Frame 1 (no input): blank canvas, image omitted
Frame 60 (the mouse pressed at the canvas centre just before this capture): blank canvas, image omitted
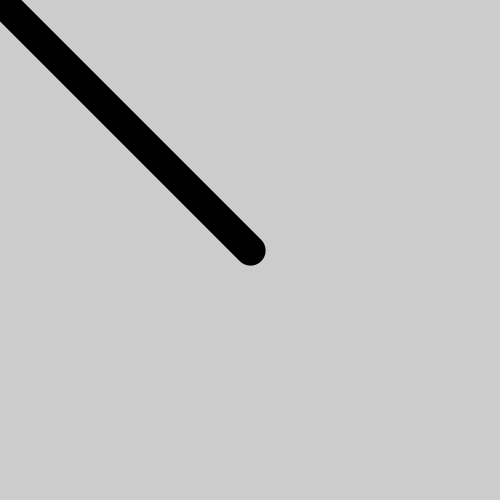
Frame 120 (the mouse held since frame 60 and released just before this capture)

The Processing sketch whose frames 1 and 60 were blank and that drew this single picture after the mouse press (run headless with seeded random() and noise(); from frame 60 on, the mouse is pressed at the canvas centre):

// Processing sketch: drawing
// ── drawing.pde

float speed;

void setup(){
  size(500,500);
  
}

void draw(){
  
  speed = dist(pmouseX,pmouseY,mouseX,mouseY)/frameRate;
  println(frameRate);
  
  //pmouseX, pmouseY- previous mouse positions
  
  strokeWeight(speed*5);
  
  line(pmouseX,pmouseY,mouseX,mouseY);
  
}
